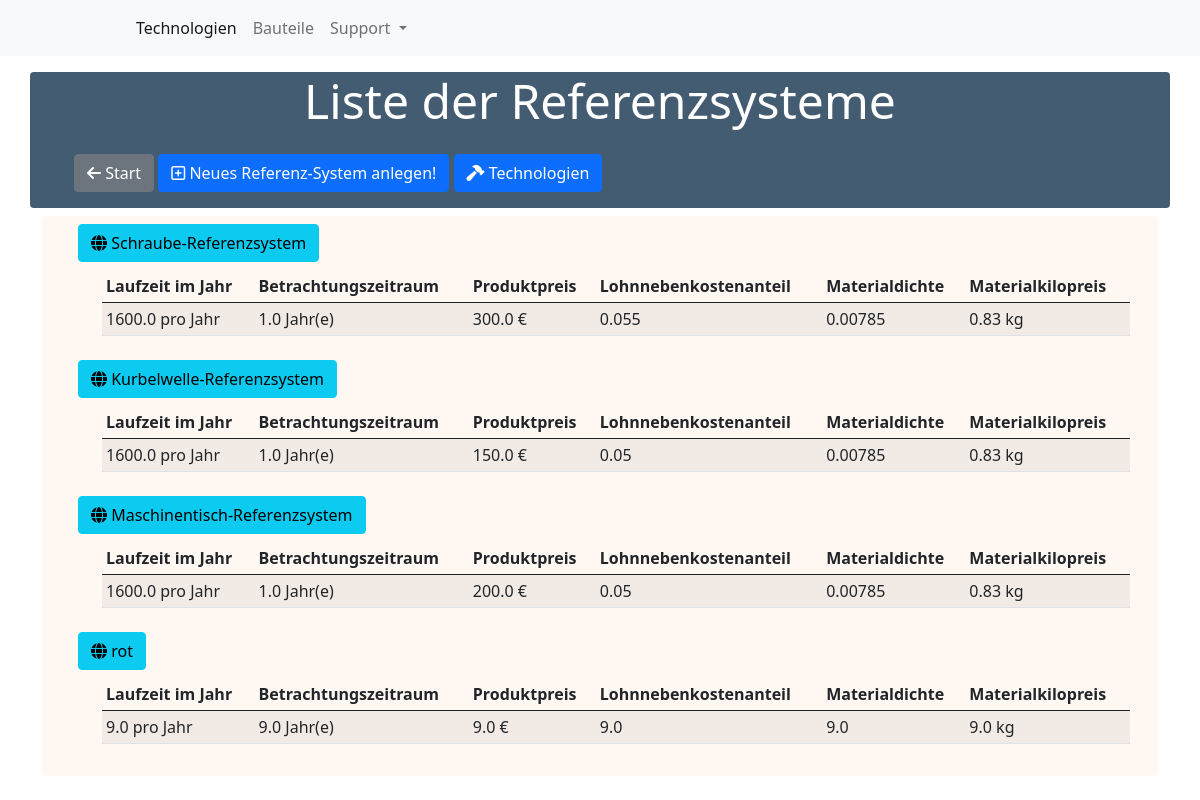
Before: /references with the older database file.
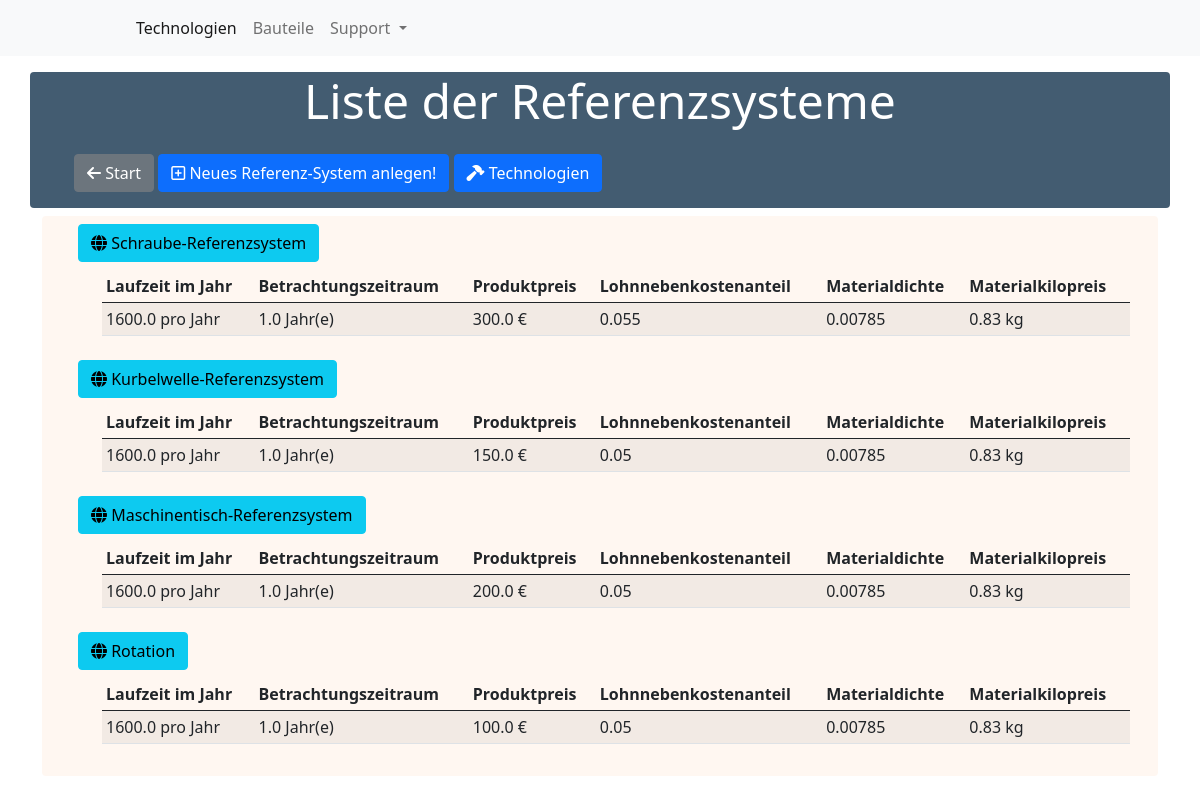
After: the same page with the newer database file.
### main/models.py (models this page shows, shortened)
class ReferenceSystem(models.Model):
    name = CharField(max_length=255)
    technologies = ManyToManyField(
        Tool, through='FctMembership')
    laufzeit_jahr = FloatField()
    betrachtungszeitraum = FloatField()
    produktpreis = FloatField()
    lohnnebenkostenanteil = FloatField()
    dichte = FloatField()
    kilopreis = FloatField()

### main/views.py (the view)
# urls.py: path('references', views.ReferenceList.as_view(), name='referencemodel-list'),
class ReferenceList(ListView):
    model = ReferenceSystem
    template_name = 'main/reference/list.html'

### main/templates/main/reference/list.html
{% extends "base.html" %}{% load static %}
{% block content %}
<div class="container mt-3">
  <div class="row">
    <div class="header mb-2">
      <p class='display-5 text-center'>
        Liste der Referenzsysteme
      </p>
      <ul>
        <a class=" w-20 btn btn-secondary mt-2" href="{% url 'index' %}"><i class="fas fa-arrow-left"></i>
          Start</a>
        <a class=" w-20 btn btn-primary mt-2" href="{% url 'referencemodel-create' %}"><i
            class="far fa-plus-square"></i>
          Neues Referenz-System
          anlegen!</a>
        <a class=" w-20 btn btn-primary mt-2" href="{% url 'technology-list' %}"><i class="fas fa-hammer"></i>
          Technologien</a>
      </ul>
    </div>
  </div>
  <div class="container" style="background-color:rgb(255, 245, 238, 0.8) ;border-radius: 4px;
  color: rgba(21, 52, 78, 0.8);">
    <div class="row px-3 justify-content">
      <ul>
        {% for ref in object_list %}
        <a class="w-20 btn btn-info m-2" href="{% url 'referencemodel-detail' pk=ref.id %}">
          <i class="fas fa-globe"></i></i> {{ref.name }}
        </a>
        <ul>
          <div class="table-responsive">
            <table class="table table-striped table-hover table-sm">
              <thead>
                <tr>
                  <th scope="col">Laufzeit im Jahr</th>
                  <th scope="col">Betrachtungszeitraum</th>
                  <th scope="col">Produktpreis</th>
                  <th scope="col">Lohnnebenkostenanteil</th>
                  <th scope="col">Materialdichte</th>
                  <th scope="col">Materialkilopreis</th>
                </tr>
              </thead>
              <tbody>
                <td>{{ref.laufzeit_jahr}} pro Jahr</td>
                <td>{{ref.betrachtungszeitraum}} Jahr(e)</td>
                <td>{{ref.produktpreis}} €</td>
                <td>{{ref.lohnnebenkostenanteil}}</td>
                <td>{{ref.dichte}}</td>
                <td>{{ref.kilopreis}} kg</td>
              </tbody>
            </table>
          </div>
        </ul>
        {% endfor %}
      </ul>
    </div>
  </div>
</div>
{% endblock %}

### main/templates/base.html (shortened to what this page needs)
{% load static %}
<!doctype html>
<html lang="en">
<head>
  <link href="https://cdn.jsdelivr.net/npm/bootstrap@5.0.0-beta3/dist/css/bootstrap.min.css" rel="stylesheet"
>
  <link rel="stylesheet" type="text/css" href="{% static 'main/main.css' %}">
</head>
<body>
  <nav class="navbar navbar-expand-lg navbar-light bg-light">
    <div class="container-fluid">
      <a class="navbar-brand" href="{% url 'index' %}">
      </a>
      <div class="collapse navbar-collapse" id="navbarSupportedContent">
        <ul class="navbar-nav me-auto mb-2 mb-lg-0">
          <li class="nav-item">
            <a class="nav-link active" aria-current="page" href="{% url 'technology-list' %}">Technologien</a>
          </li>
          <li class="nav-item">
            <a class="nav-link" href="#">Bauteile</a>
          </li>
          <li class="nav-item dropdown">
            <a class="nav-link dropdown-toggle" href="#" id="navbarDropdown" role="button" data-bs-toggle="dropdown"
              aria-expanded="false">
              Support
            </a>
          </li>
        </ul>
      </div>
    </div>
  </nav>
  {% block content %}{% endblock %}
</body>
</html>

### main/static/main/main.css (style rules this page uses)
.header { background-color: rgba(21, 52, 78, 0.8); border-radius: 4px; color: rgb(255, 255, 255); }

### main/templates/base.html (style rules this page uses)
body { background: url("/static/main/Bild0.png") no-repeat center center fixed; -webkit-background-size: cover; -moz-background-size: cover; -o-background-size: cover; background-size: cover; min-height: 100%; }

Changed rows visible on the page:
removed ReferenceSystem: name "rot", laufzeit_jahr "9.0", betrachtungszeitraum "9.0", produktpreis "9.0", lohnnebenkostenanteil "9.0", dichte "9.0", kilopreis "9.0"
added ReferenceSystem: name "Rotation", laufzeit_jahr "1600.0", betrachtungszeitraum "1.0", produktpreis "100.0", lohnnebenkostenanteil "0.05", dichte "0.00785", kilopreis "0.83"
